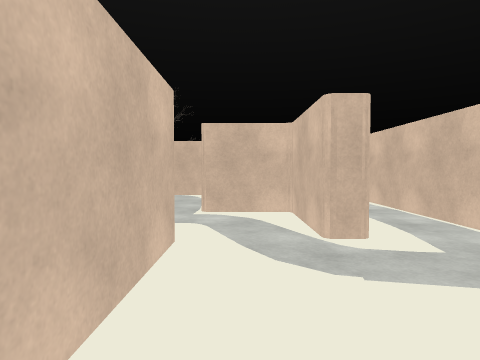
view 1 (above)

24 first-person views from a walk through a scene from a Unity 3-D project. The camera is 1.5 m above the floor, tilts 2° down and sees 75° across. The floor is counted in squares, 2 m on a side. Each view is taken from the middle of a square. On the plan, view 1 faces up. The plan holds only what a view shows up to about 10 squares ahead; the rest is blank. The place goes on beyond the plan. The player is left out. Some surface patterns are stand-ins.

view 2
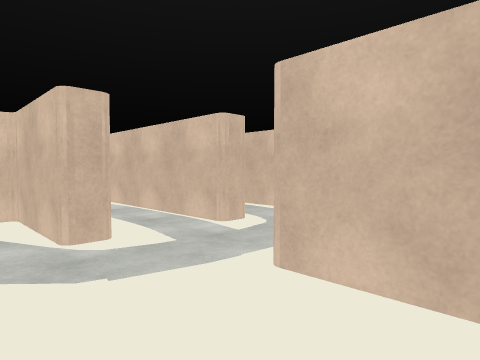

view 3
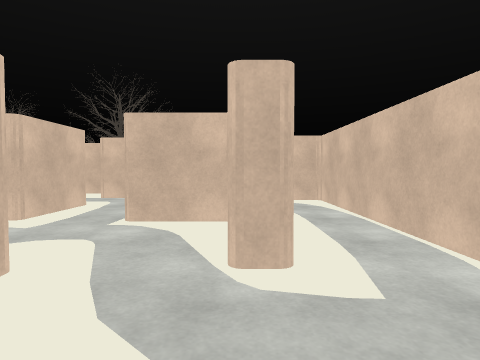

view 4
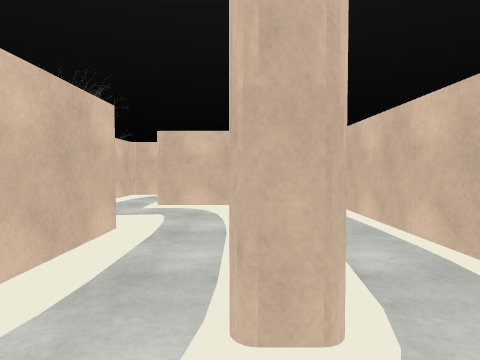

view 5
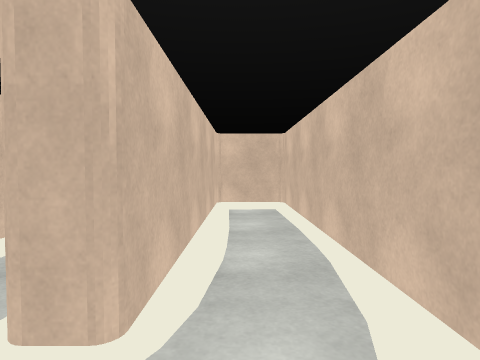

view 6
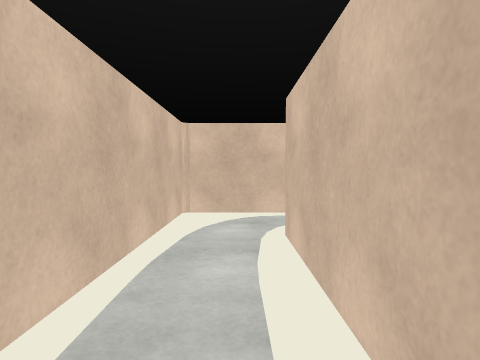

view 7
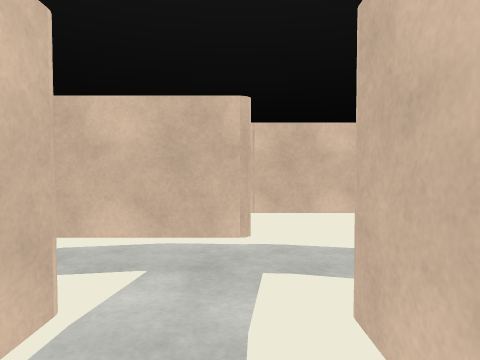

view 8
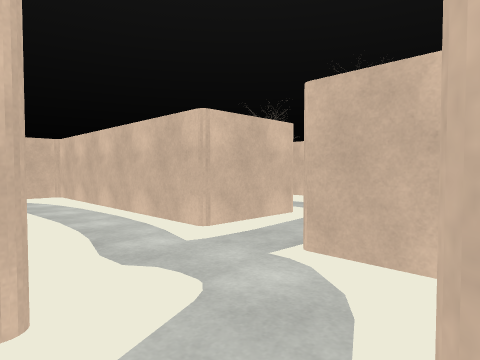

view 9
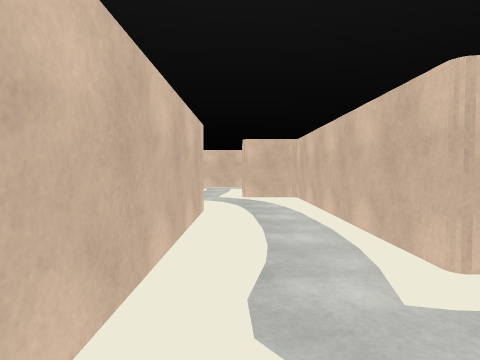

view 10
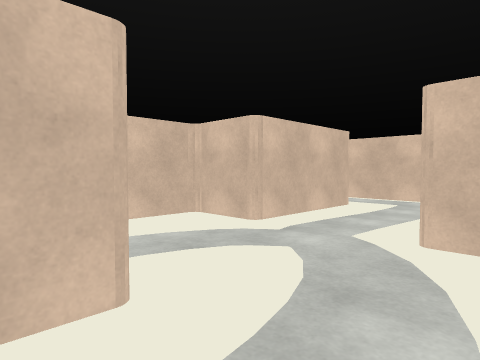

view 11
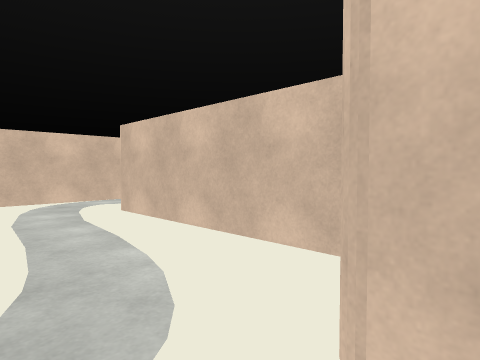

view 12
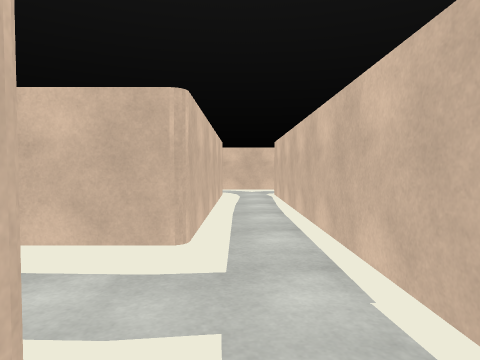

view 13
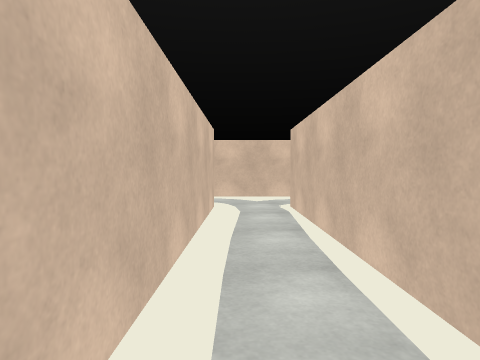

view 14
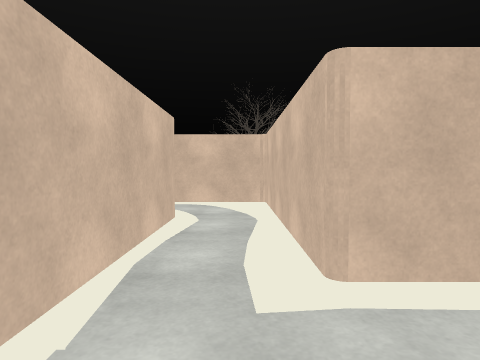

view 15
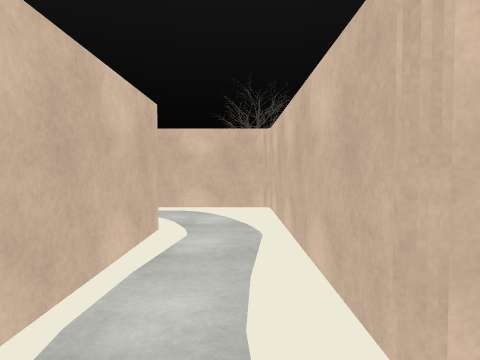

view 16
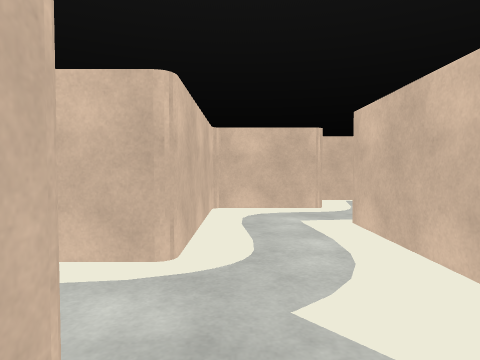

view 17
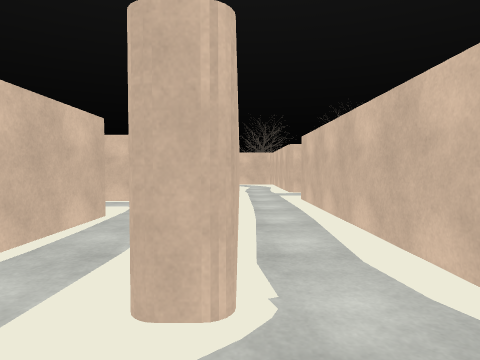

view 18
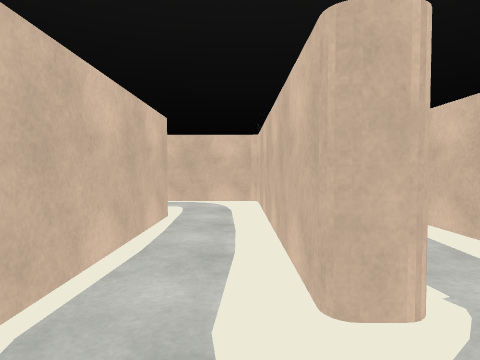

view 19
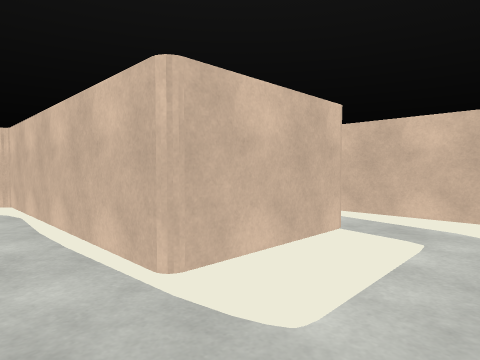

view 20
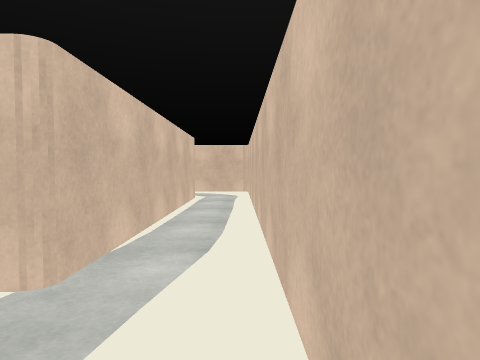

view 21
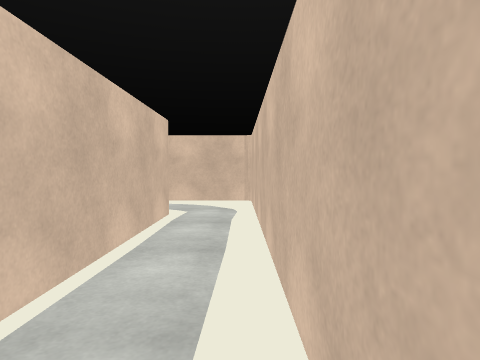

view 22
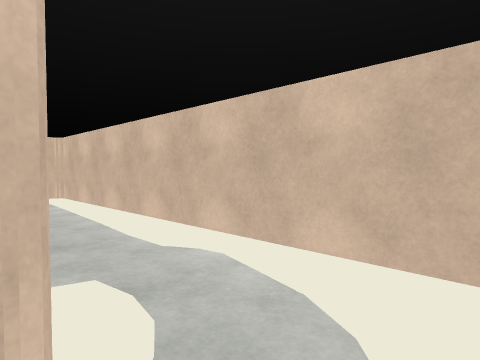

view 23
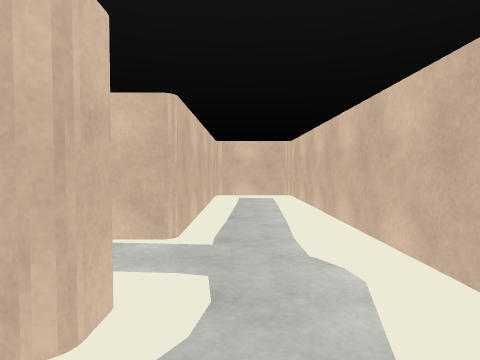

view 24
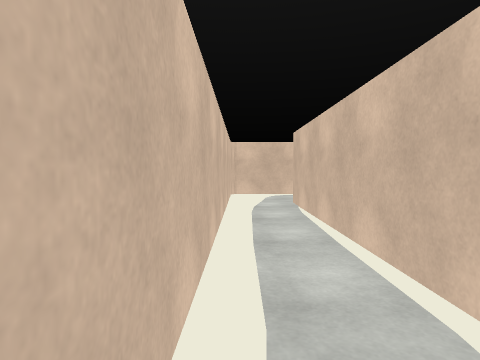

### Floor plan
Points are (right, up) in squares from view 1. A wall is a line through its corners. A room is listed if a view was taken in it or the views show most of it. See-through windows are left out.
Room 1 (views 1, 2, 3, 4, 7, 8)
walls: (1.9, 0.1) (1.9, 1.6) (3.6, 1.6); (-0.7, 3.3) (-0.7, 0.8); (3, 3.4) (3, 6.6); (0, -0.4) (1.7, -0.4); (1.4, 6) (1.4, 3.4)
ways out: opening at (3, 2.5) to room 2; opening at (0, 4) to room 3; opening at (2, 6)
Room 2 (views 5, 6)
walls: (3.6, 1.6) (5, 1.6) (5, 9.2) (3.6, 9.2); (3.5, 8.9) (3.5, 3.4)
ways out: opening at (3, 2.5) to room 1
Room 3 (views 9, 10)
walls: (-5.8, 3.3) (-0.7, 3.3); (-8.4, 1.9) (-8.4, 0.5) (-3.4, 0.5); (-2.2, 7.5) (-2.2, 5.5) (-8.4, 5.5) (-8.4, 4.1); (0.9, 3.4) (0.9, 5.5) (-0.6, 5.5)
ways out: opening at (0, 4) to room 1; opening at (-9, 3) to room 4; opening at (-4.5, 1.5) to room 7; opening at (-1.5, 6.5)
Room 4 (views 11, 12, 13, 14, 15)
walls: (-10.4, 4.1) (-11.5, 4.1) (-11.5, 9.2) (-12.4, 9.2); (-9.5, -4.5) (-11.5, -4.5) (-11.5, 1.9) (-8.4, 1.9); (-12.5, -6.6) (-9.6, -6.6); (-13, 6.9) (-13, -4.4)
ways out: opening at (-9, 3) to room 3; opening at (-13, -5.5) to room 5; opening at (-13, 8); opening at (-10.5, -5.5)
Room 5 (views 16, 17, 18, 19, 20, 21, 22, 23, 24)
walls: (-19.3, 0.8) (-19.3, -9); (-17.3, -7.3) (-17.8, -7.3) (-17.8, -0.9) (-15.2, -0.9) (-15.2, -6.5); (-13.6, -4.4) (-13.6, 0.9); (-19.1, -9.5) (-17.4, -9.5); (-13.5, -6.6) (-12.5, -6.6); (-13.8, 1.3) (-19.1, 1.3)
ways out: opening at (-13, -5.5) to room 4; opening at (-18, -8.5) to room 6
Room 6 (no view inside)
walls: (-17.4, -9.5) (-10, -9.5) (-10, -7.4); (-10.4, -7.3) (-15.7, -7.3) (-15.7, -6.6)
ways out: opening at (-18, -8.5) to room 5
Room 7 (no view inside)
walls: (-1.3, -0.5) (-1.3, 2)
ways out: opening at (-4.5, 1.5) to room 3; opening at (-2.5, -0.5)

Where each view was taken, in squares from view 1:
view 1: 0 up, 0 right, facing up
view 2: 0 up, 0 right, facing up-right
view 3: 1 up, 1 right, facing up
view 4: 2 up, 3 right, facing up
view 5: 2 up, 4 right, facing up
view 6: 7 up, 4 right, facing down
view 7: 5 up, 2 right, facing down
view 8: 3 up, 1 right, facing up-left
view 9: 4 up, 0 right, facing left
view 10: 5 up, 5 left, facing down-left
view 11: 3 up, 9 left, facing down-right
view 12: 5 up, 12 left, facing down
view 13: 2 up, 12 left, facing down
view 14: 2 up, 12 left, facing up
view 15: 3 up, 12 left, facing up
view 16: 5 down, 14 left, facing right
view 17: 6 down, 13 left, facing up
view 18: 6 down, 14 left, facing up
view 19: 1 up, 14 left, facing down-left
view 20: 1 up, 19 left, facing down
view 21: 2 down, 19 left, facing down
view 22: 7 down, 19 left, facing down-right
view 23: 8 down, 19 left, facing right
view 24: 8 down, 19 left, facing up
